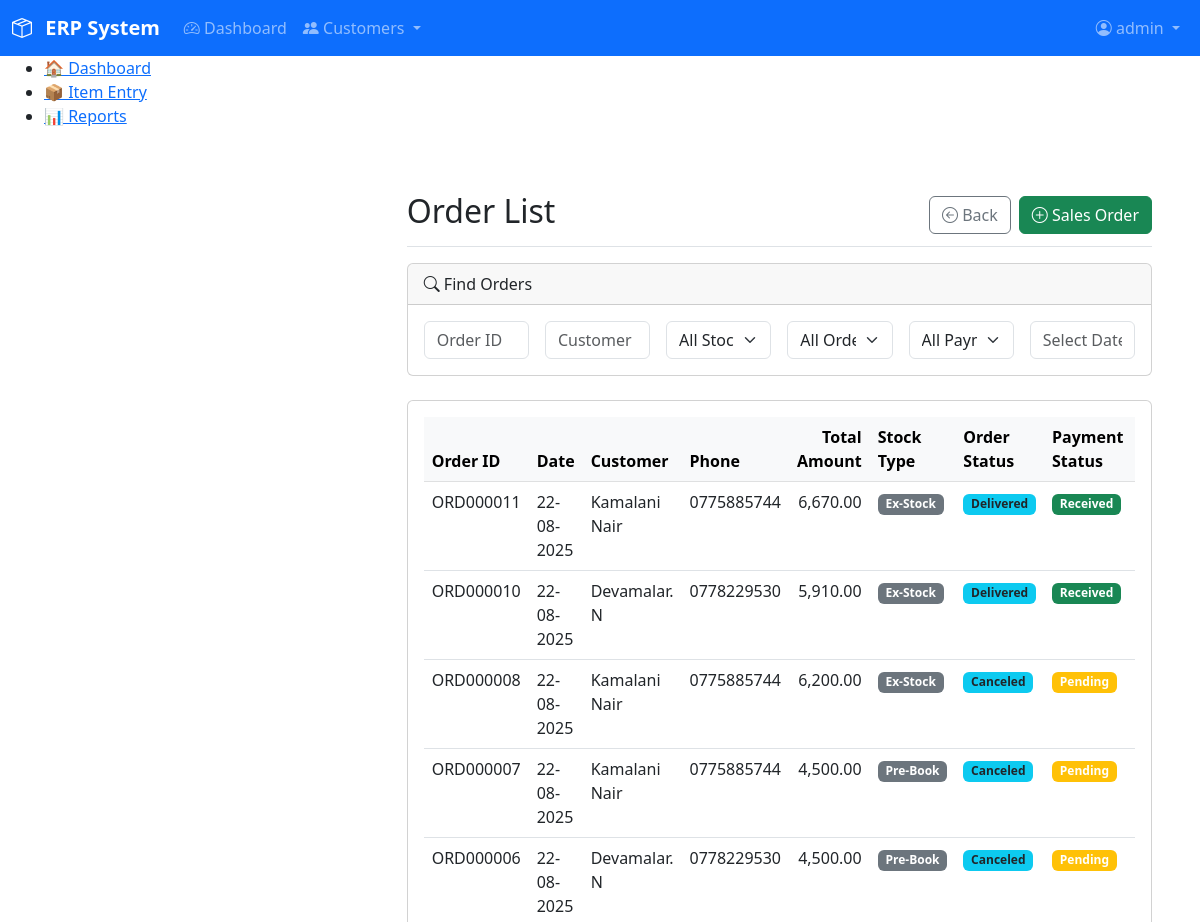
Before: /modules/sales/list_orders.php (signed in, upper part) with the older database file.
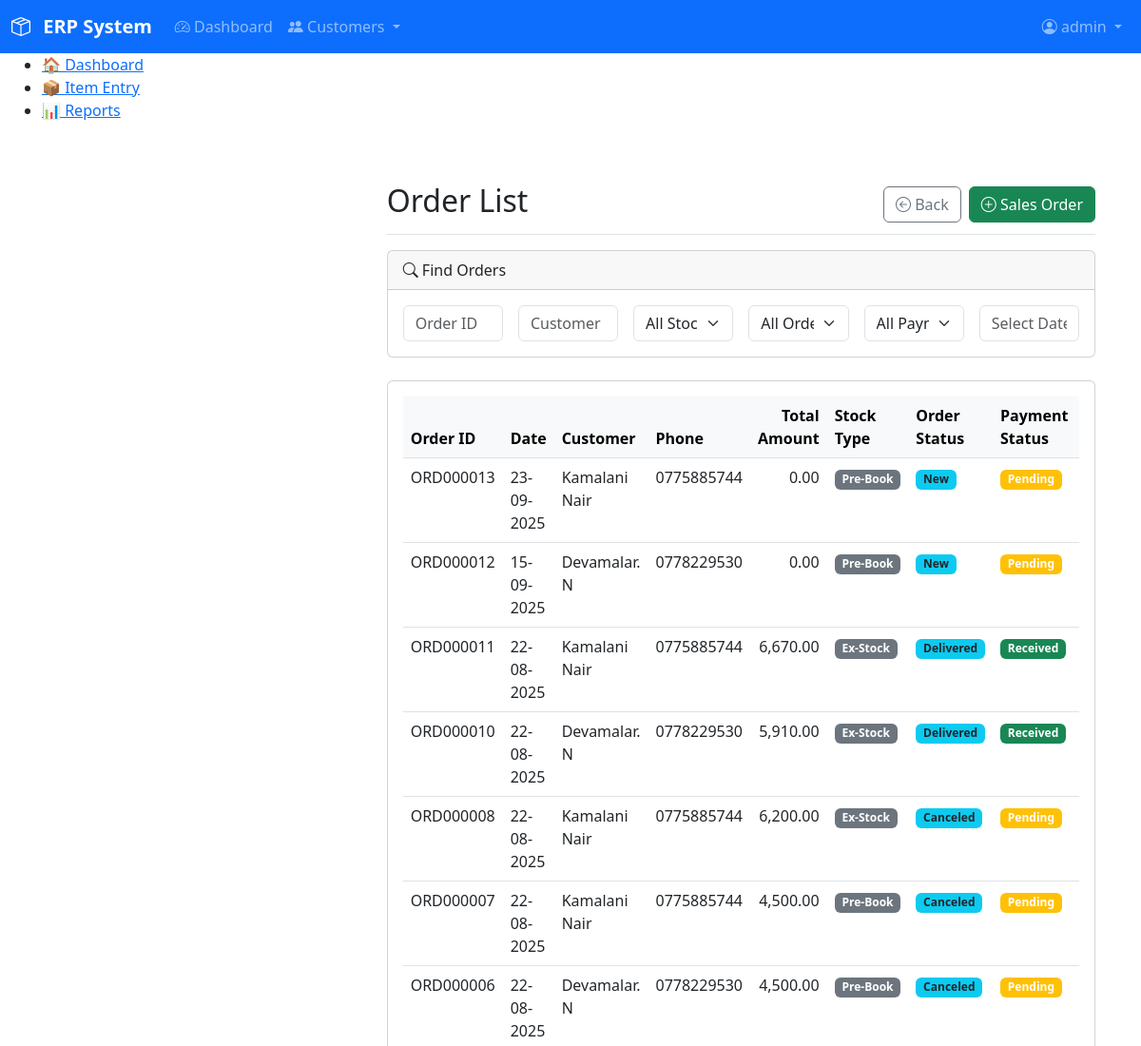
After: the same page with the newer database file.
### tables this page shows
CREATE TABLE `orders` (
  `order_id` varchar(10) NOT NULL,
  `customer_id` varchar(10) NOT NULL,
  `order_date` date NOT NULL,
  `status` enum('New','Processing','Awaiting Stock','With Courier','Delivered','Canceled') NOT NULL DEFAULT 'New',
  `stock_type` enum('Ex-Stock','Pre-Book') NOT NULL DEFAULT 'Ex-Stock',
  `total_amount` decimal(10,2) NOT NULL DEFAULT 0.00,
  `other_expenses` decimal(10,2) NOT NULL DEFAULT 0.00,
  `payment_method` enum('BT','COD') NOT NULL DEFAULT 'COD',
  `payment_status` enum('Pending','Received') NOT NULL DEFAULT 'Pending',
  `remarks` text DEFAULT NULL,
  `created_at` timestamp NOT NULL DEFAULT current_timestamp(),
  `created_by` int(11) DEFAULT NULL,
  `created_by_name` varchar(50) DEFAULT NULL,
  PRIMARY KEY (`order_id`),
  KEY `customer_id` (`customer_id`),
  CONSTRAINT `fk_order_customer` FOREIGN KEY (`customer_id`) REFERENCES `customers` (`customer_id`) ON UPDATE CASCADE
);

CREATE TABLE `customers` (
  `customer_id` varchar(10) NOT NULL,
  `phone` varchar(15) NOT NULL,
  `name` varchar(100) NOT NULL,
  `address` text DEFAULT NULL,
  `city` varchar(50) DEFAULT NULL,
  `district` varchar(50) DEFAULT NULL,
  `postal_code` varchar(20) DEFAULT NULL,
  `known_by` varchar(50) DEFAULT NULL,
  `email` varchar(100) DEFAULT NULL,
  `first_order_date` date DEFAULT NULL,
  `description` text DEFAULT NULL,
  `profile` text DEFAULT NULL,
  `created_at` datetime NOT NULL,
  `created_by` int(11) NOT NULL,
  `created_by_name` varchar(100) NOT NULL,
  `updated_at` timestamp NULL DEFAULT NULL,
  `updated_by` int(11) DEFAULT NULL,
  `updated_by_name` varchar(255) DEFAULT NULL,
  PRIMARY KEY (`customer_id`),
  UNIQUE KEY `phone` (`phone`),
  KEY `created_by` (`created_by`),
  KEY `updated_by` (`updated_by`),
  CONSTRAINT `customers_ibfk_1` FOREIGN KEY (`created_by`) REFERENCES `users` (`id`),
  CONSTRAINT `customers_ibfk_2` FOREIGN KEY (`updated_by`) REFERENCES `users` (`id`)
);

### includes/functions.php (called while the page is built, shortened)
<?php
function search_orders($filters = []) {
    $db = db();
    $sql = "
        SELECT
            o.order_id,
            o.order_date,
            o.total_amount,
            o.status,
            o.payment_status,
            o.stock_type, -- Added stock_type to the SELECT statement
            c.name AS customer_name,
            c.phone AS customer_phone
        FROM orders o
        JOIN customers c ON o.customer_id = c.customer_id
        WHERE 1=1
    ";
    $params = [];
    $sql .= " ORDER BY o.order_date DESC, o.order_id DESC";
    $stmt = $db->prepare($sql);
    $stmt->execute();
    $result = $stmt->get_result();
    return $result ? $result->fetch_all(MYSQLI_ASSOC) : [];
}

### modules/sales/list_orders.php (the view, shortened to what the changed rows need)
<?php
require_once __DIR__ . '/../../includes/functions.php';
$initial_orders = search_orders();
require_once __DIR__ . '/../../includes/header.php';
?>
<div class="container-fluid">
    <div class="row">
        <main class="col-md-9 ms-sm-auto col-lg-10 px-md-4">
            <div class="d-flex justify-content-between flex-wrap flex-md-nowrap align-items-center pt-3 pb-2 mb-3 border-bottom">
                <h1 class="h2">Order List</h1>
            </div>
            <div class="card">
                <div class="card-body">
                    <div class="table-responsive">
                        <table class="table table-hover">
                            <thead class="table-light">
                                <tr>
                                    <th>Order ID</th>
                                    <th>Date</th>
                                    <th>Customer</th>
                                    <th>Phone</th>
                                    <th class="text-end">Total Amount</th>
                                    <th>Stock Type</th>
                                    <th>Order Status</th>
                                    <th>Payment Status</th>
                                    <th>Actions</th>
                                </tr>
                            </thead>
                            <tbody id="orderListTableBody">
                                <?php if (empty($initial_orders)): ?>
                                    <tr><td colspan="9" class="text-center text-muted">No orders found.</td></tr>
                                <?php else: ?>
                                    <?php foreach ($initial_orders as $order): ?>
                                        <tr>
                                            <td><?= htmlspecialchars($order['order_id']) ?></td>
                                            <td><?= htmlspecialchars(date("d-m-Y", strtotime($order['order_date']))) ?></td>
                                            <td><?= htmlspecialchars($order['customer_name']) ?></td>
                                            <td><?= htmlspecialchars($order['customer_phone']) ?></td>
                                            <td class="text-end"><?= htmlspecialchars(number_format($order['total_amount'], 2)) ?></td>
                                            <td><span class="badge bg-secondary"><?= htmlspecialchars($order['stock_type']) ?></span></td>
                                            <td><span class="badge bg-info text-dark"><?= htmlspecialchars($order['status']) ?></span></td>
                                            <td><span class="badge bg-<?= $order['payment_status'] == 'Received' ? 'success' : 'warning' ?>"><?= htmlspecialchars($order['payment_status']) ?></span></td>
                                            <td><a href="/modules/sales/entry_order.php?order_id=<?= htmlspecialchars($order['order_id']) ?>" class="btn btn-sm btn-outline-primary"><i class="bi bi-pencil"></i> View</a></td>
                                        </tr>
                                    <?php endforeach; ?>
                                <?php endif; ?>
                            </tbody>
                        </table>
                    </div>
                </div>
            </div>
        </main>
    </div>
</div>
<?php require_once __DIR__ . '/../../includes/footer.php'; ?>

Changed rows visible on the page:
added orders: order_id "ORD000013", order_date "23-09-2025", customer.name "Kamalani Nair", customer.phone "0775885744", total_amount "0.00", stock_type "Pre-Book", status "New", payment_status "Pending"
added orders: order_id "ORD000012", order_date "15-09-2025", customer.name "Devamalar. N", customer.phone "0778229530", total_amount "0.00", stock_type "Pre-Book", status "New", payment_status "Pending"
